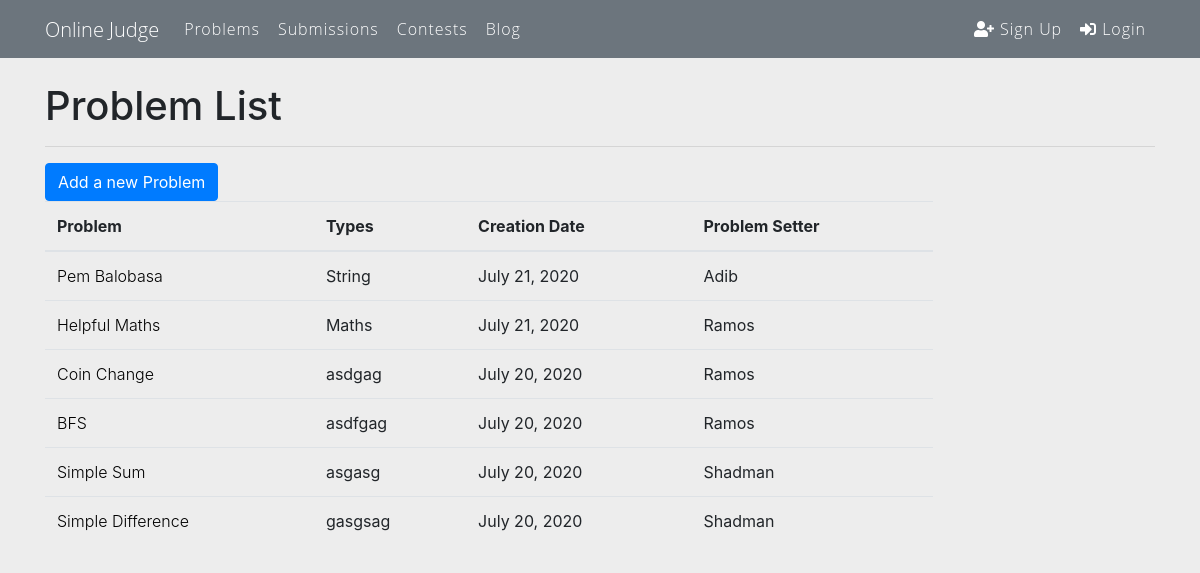
The app's page /problems/, older data.
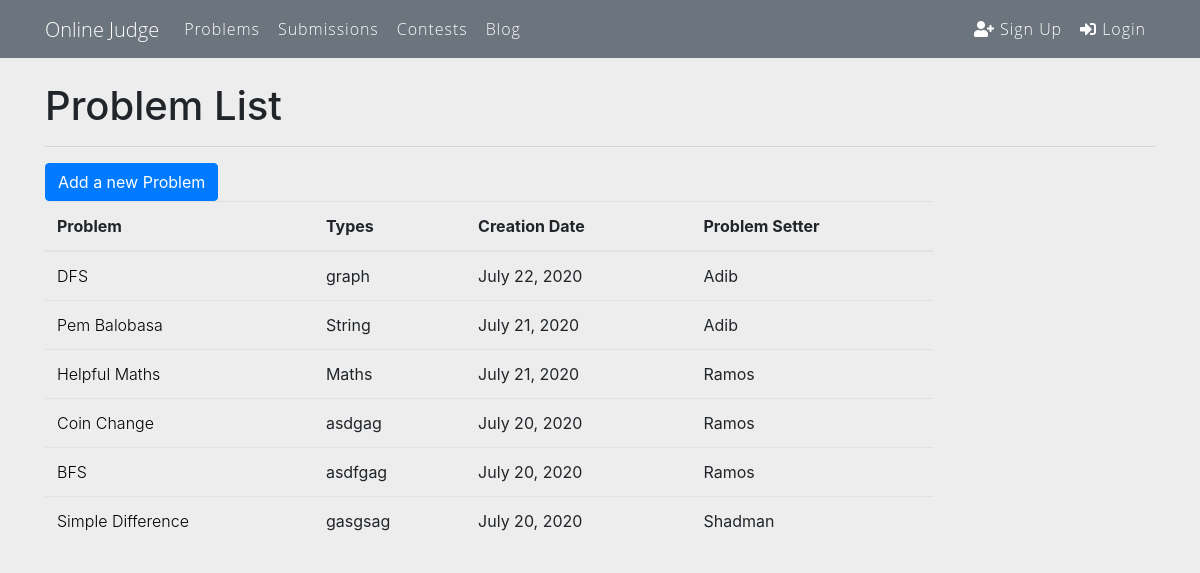
The same page, newer data.
### judge/models.py (models this page shows, shortened)
class Problem(models.Model):
	OPTIONS = (
        ('Easy', 'Easy'),
        ('Medium', 'Medium'),
        ('Hard', 'Hard'),
    )
	title = models.CharField(max_length=150)
	code = models.CharField(max_length=20,
		unique=True,
		validators=[RegexValidator('^[\w-]+$', ('Problem code cannot have white space and can have only hyphens between letters and numbers'))])
	description = RichTextField(blank=False)
	input_format = RichTextField(blank=False)
	constraints = RichTextField(blank=False)
	output_format = RichTextField(blank=False)
	types = models.CharField(max_length=50)
	difficulty = models.CharField(max_length=10, choices=OPTIONS, default='Easy')
	sample_input1 = RichTextField(blank=False, default='Empty')
	sample_input2 = RichTextField(blank=False, default='Empty')
	sample_output1 = RichTextField(blank=False, default='Empty')
	sample_output2 = RichTextField(blank=False, default='Empty')
	author = models.ForeignKey(User, on_delete=models.CASCADE)
	created_date = models.DateTimeField(default=timezone.now)

### judge/views.py (the view)
# urls.py: path('problems/', ProblemListView.as_view(), name='problems-list'),
class ProblemListView(ListView):
	model = Problem
	template_name = 'judge/problem_list.html'
	context_object_name = 'problems'
	ordering = ['-created_date']
	paginate_by = 10

### judge/templates/judge/problem_list.html (shortened to what this page needs)
{% extends "base.html" %}
{% block content %}
	<div class="container">
		<h1>Problem List</h1>
		<hr>
		<a class="btn btn-primary text-center" href="{% url 'judge:problem-create' %}">
			Add a new Problem
		</a>
		<table class="table table-hover">
		  	<thead>
		   		<tr>
			      	<th scope="col">Problem</th>
			      	<th scope="col">Types</th>
			      	<th scope="col">Creation Date</th>
			      	<th scope="col">Problem Setter</th>
			    </tr>
			</thead>
		  	<tbody>
		  		{% for problem in problems %}
		  			<tr>
		  				<td><a href="{% url 'judge:problem-detail' problem.id problem.code %}">{{ problem.title }} </a></td>
				    	<td>{{ problem.types }}</td>
				    	<td>{{ problem.created_date|date:"F d, Y"}}</td>
				    	<td>{{ problem.author }}</td>
		  			</tr>
		  		{% endfor %}
		  	</tbody>
		</table>
	</div>
{% endblock content %}

### accounts/templates/base.html (shortened to what this page needs)
{% load static %}
<!DOCTYPE html>
<html>
<head>
	<link rel="stylesheet" href="https://stackpath.bootstrapcdn.com/bootstrap/4.5.0/css/bootstrap.min.css">
	<link rel="stylesheet" href="https://pro.fontawesome.com/releases/v5.10.0/css/all.css"/>
</head>
<body>
	{% include "accounts/navbar.html" %}
	{% block content %}
	{% endblock content %}
</body>
</html>

### accounts/templates/accounts/navbar.html (shortened to what this page needs)
<nav class="navbar navbar-expand-lg navbar-inverse navbar-dark bg-secondary mb-4">
	<div class="container">
		<a href="/" class="navbar-brand ">Online Judge</a>
		 <div class="collapse navbar-collapse" id="navbarSupportedContent">
		    <ul class="nav navbar-nav mr-auto">
		      <li class="nav-item">
		        <a class="nav-link" href="{% url 'judge:problems-list' %}">Problems </a>
		      </li>
		      <li class="nav-item">
		        <a class="nav-link" href="#">Submissions</a>
		      </li>
		      <li class="nav-item">
		        <a class="nav-link " href="#">Contests</a>
		      </li>
		      <li class="nav-item">
		        <a class="nav-link " href="{% url 'blog-home' %}">Blog</a>
		      </li>
		    </ul>
		    {% if user.is_authenticated %}
		    	<ul class="nav navbar-nav navbar-right">
			      <li class="nav-item">
			      	<a href="{% url 'accounts:profile' %}" class="nav-link">
			      		Hello, {{request.user}}
			      	</a>
			      </li>
			      <li class="nav-item">
			      	<a href="{% url "accounts:logout" %}" class="nav-link">
			      		Logout
			      		<span class="fas fa-sign-out-alt"></span>
			      	</a>
			      </li>
			    </ul>
		    {% else %}
		    	<ul class="nav navbar-nav navbar-right">
			      <li class="nav-item">
			      	<a href="{% url "accounts:register" %}" class="nav-link"><span class="fas fa-user-plus"></span> Sign Up</a>
			      </li>
			      <li class="nav-item">
			      	<a href="{% url "accounts:login" %}" class="nav-link"><span class="fas fa-sign-in-alt"></span> Login</a>
			      </li>
			    </ul>
		    {% endif %}
		</div>
	</div>
</nav>

### accounts/templates/base.html (style rules this page uses)
body { margin: 0px; padding: 0px; }
a { font-weight: 300; }
.navbar .nav-item a { color: white !important; }

### accounts/templates/accounts/navbar.html (style rules this page uses)
nav { margin: 0; font: bold 16px 'Open Sans', arial, sans-serif; }
ul { margin: auto 0; padding: 0; list-style: none; display: table; text-align: center; }
li { display: table-cell; position: relative; padding: 2px 1px; }
li a { color: #fff; text-decoration: none; letter-spacing: 0.06em; display: inline-block; padding: 10px 20px; position: relative; }
li a:after { background: none repeat scroll 0 0 trasparent; bottom: 0; content: ""; display: block; height: 2px; left: 50%; position: absolute; background: #fff; transition: width 0.3s ease 0s, left 0.3s ease 0s; width: 0; }

### judge/templates/judge/problem_list.html (style rules this page uses)
body { background: #ededed; }
td a { color: black!important; letter-spacing: 0; }
.btn-primary { letter-spacing: 0px; }
.table { width: 80%; }

Row changes from the older to the newer data that the page shows:
removed Problem: title "Simple Sum", types "asgasg", created_date "July 20, 2020", author "Shadman"
added Problem: title "DFS", types "graph", created_date "July 22, 2020", author "Adib"
